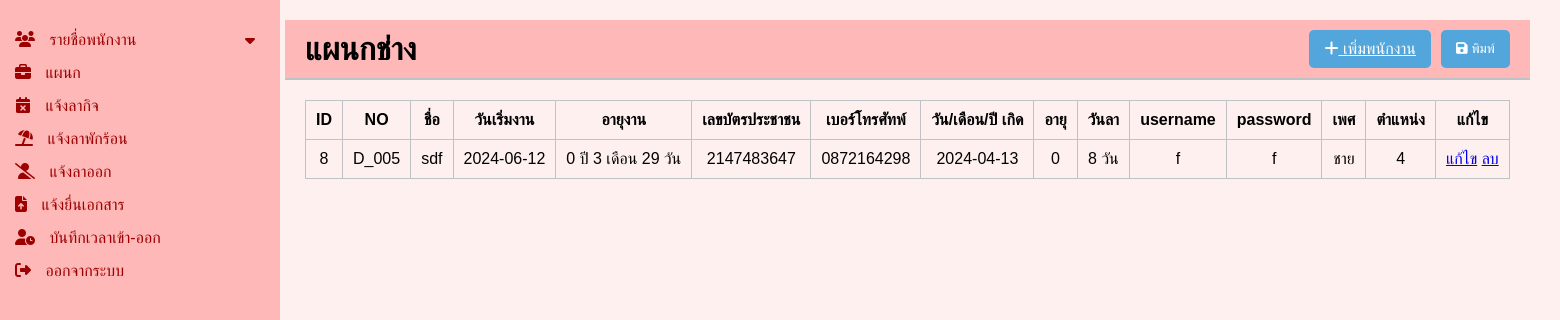
/backend/show_position4.php, run on the app's committed database.
### tables this page shows
CREATE TABLE `tb_user` (
  `user_id` int(11) NOT NULL,
  `user_no` varchar(45) DEFAULT NULL,
  `user_name` varchar(255) DEFAULT NULL,
  `user_startDate` date DEFAULT NULL,
  `user_exp` varchar(50) DEFAULT NULL,
  `user_idNumber` int(11) DEFAULT NULL,
  `user_phoneNumber` varchar(11) DEFAULT NULL,
  `user_Date` date DEFAULT NULL,
  `user_age` varchar(255) DEFAULT NULL,
  `user_day` varchar(45) DEFAULT NULL,
  `user_username` varchar(45) DEFAULT NULL,
  `user_password` varchar(45) DEFAULT NULL,
  `user_gender` varchar(45) DEFAULT NULL,
  `position_id` int(11) NOT NULL
);

### backend/show_position4.php (the view, shortened to what this page needs)
<?php include 'sidebar.php'; ?>
<!DOCTYPE html>
<html lang="en">
<head>
    <link rel="stylesheet" href="https://cdnjs.cloudflare.com/ajax/libs/font-awesome/6.1.1/css/all.min.css">
    <link rel="stylesheet" href="css/position_4.css">
</head>
<body>
    <div class="container">
        <div class="main-content">
            <header>
                <h1>แผนกช่าง</h1>
                <div class="actions">
                    <a href="add_pos4.php" class="btn btn-add"><i class="fa fa-plus"></i> เพิ่มพนักงาน</a>
                    <button class="btn btn-save" onclick="printPage()"><i class="fa fa-save"></i> พิมพ์</button>
                </div>
            </header>
            <div class="content">
                <table class="table">
                    <thead>
                        <tr>
                            <th scope="col">ID</th>
                            <th scope="col">NO</th>
                            <th scope="col">ชื่อ</th>
                            <th scope="col">วันเริ่มงาน</th>
                            <th scope="col">อายุงาน</th>
                            <th scope="col">เลขบัตรประชาชน</th>
                            <th scope="col">เบอร์โทรศัทพ์</th>
                            <th scope="col">วัน/เดือน/ปี เกิด</th>
                            <th scope="col">อายุ</th>
                            <th scope="col">วันลา</th>
                            <th scope="col">username</th>
                            <th scope="col">password</th>
                            <th scope="col">เพศ</th>
                            <th scope="col">ตำแหน่ง</th>
                            <th scope="col">แก้ไข</th>
                        </tr>
                    </thead>
                    <tbody>
                        <?php
                        $db = new class_conn();
                        $conn = $db->connect();
                        $sql = "SELECT * FROM tb_user WHERE position_id = 4";
                        $result = $conn->query($sql);
                        if ($result->num_rows > 0) {
                            while ($row = $result->fetch_assoc()) {
                                echo "<tr>
                                <td>{$row['user_id']}</td>
                                <td>{$row['user_no']}</td>
                                <td>{$row['user_name']}</td>
                                <td>{$row['user_startDate']}</td>
                                <td>{$row['user_exp']}</td>
                                <td>{$row['user_idNumber']}</td>
                                <td>{$row['user_phoneNumber']}</td>
                                <td>{$row['user_Date']}</td>
                                <td>{$row['user_age']}</td>
                                <td>{$row['user_day']}</td>
                                <td>{$row['user_username']}</td>
                                <td>{$row['user_password']}</td>
                                <td>{$row['user_gender']}</td>
                                <td>{$row['position_id']}</td>
                                <td>
                                    <a href='edit_pos4.php?id={$row['user_id']}'>แก้ไข</a>
                                    <a href='delete_pos4.php?user_no=" . $row['user_no'] . "' class='btn btn-delete' onclick='return confirm(\"คุณต้องการลบข้อมูลพนักงานนี้หรือไม่?\")'>ลบ</a>
                                </td>
                            </tr>";
                            }
                        }
                        ?>
                    </tbody>
                </table>
            </div>
        </div>
    </div>
</body>
</html>

### backend/css/sidebar.css (style rules this page uses)
body { font-family: Arial, sans-serif; margin: 0; padding: 0; background-color: #FFDEDE; }
.container { display: flex; height: 100vh; }
.main-content { flex: 1; padding: 20px; }
header { display: flex; justify-content: space-between; align-items: center; background-color: #ecf0f1; padding: 10px 20px; border-bottom: 2px solid #bdc3c7; }
header h1 { margin: 0; }
.actions { display: flex; }
.actions .btn { background-color: #3498db; color: white; border: none; padding: 10px 15px; margin-left: 10px; cursor: pointer; border-radius: 5px; }
.content { padding: 20px; }

### backend/css/position_4.css (style rules this page uses)
body { font-family: Arial, sans-serif; background-color: #FFF0F0; display: flex; height: 100vh; margin: 0; }
.main-content { padding-left: 5px; flex-direction: column; }
header { display: flex; justify-content: space-between; align-items: center; background-color: #FFB8B8; padding: 10px 20px; border-bottom: 2px solid #bdc3c7; }
header h1 { margin: 0; }
.actions { display: flex; }
.actions .btn { background-color: #53a6dc; color: white; border: none; padding: 10px 15px; margin-left: 10px; cursor: pointer; border-radius: 5px; }
.content { padding: 20px; flex: 1; display: flex; flex-direction: column; overflow: auto; }
.table { width: 100%; border-collapse: collapse; }
table, th, td { border: 1px solid #bdc3c7; }
th, td { padding: 10px; text-align: center; overflow: hidden; text-overflow: ellipsis; white-space: nowrap; }

### data on the page
tb_user: user_id "8", user_no "D_005", user_name "sdf", user_startDate "2024-06-12", user_exp "0 ปี 3 เดือน 29 วัน", user_idNumber "2147483647", user_phoneNumber "0872164298", user_Date "2024-04-13", user_age "0", user_day "8 วัน", user_username "f", user_password "f", user_gender "ชาย", position "4"
